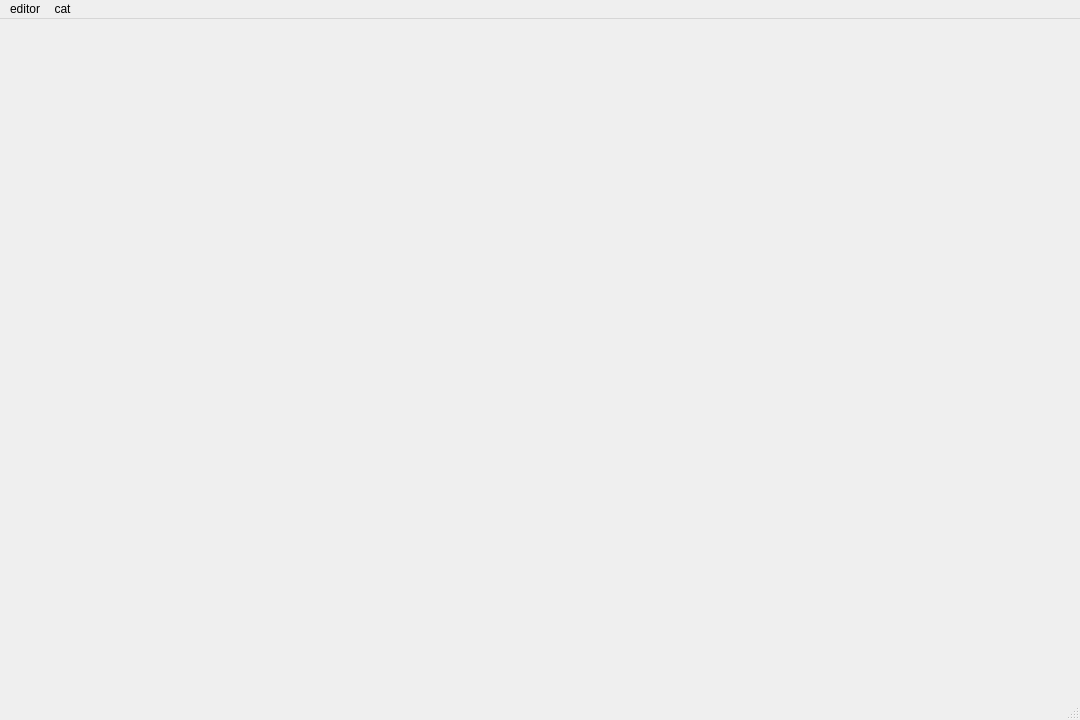
<?xml version="1.0" encoding="UTF-8"?>
<ui version="4.0">
 <class>MainWindow</class>
 <widget class="QMainWindow" name="MainWindow">
  <property name="geometry">
   <rect>
    <x>0</x>
    <y>0</y>
    <width>1080</width>
    <height>720</height>
   </rect>
  </property>
  <property name="windowTitle">
   <string>MainWindow</string>
  </property>
  <property name="documentMode">
   <bool>false</bool>
  </property>
  <widget class="QWidget" name="centralwidget">
   <widget class="QWidget" name="gridLayoutWidget">
    <property name="geometry">
     <rect>
      <x>0</x>
      <y>0</y>
      <width>1071</width>
      <height>671</height>
     </rect>
    </property>
    <layout class="QGridLayout" name="gridLayout"/>
   </widget>
  </widget>
  <widget class="QMenuBar" name="menubar">
   <property name="geometry">
    <rect>
     <x>0</x>
     <y>0</y>
     <width>1080</width>
     <height>21</height>
    </rect>
   </property>
   <widget class="QMenu" name="menueditor">
    <property name="title">
     <string>editor</string>
    </property>
   </widget>
   <widget class="QMenu" name="menucat">
    <property name="title">
     <string>cat</string>
    </property>
   </widget>
   <addaction name="menueditor"/>
   <addaction name="menucat"/>
  </widget>
  <widget class="QStatusBar" name="statusbar"/>
 </widget>
 <resources/>
 <connections/>
</ui>
